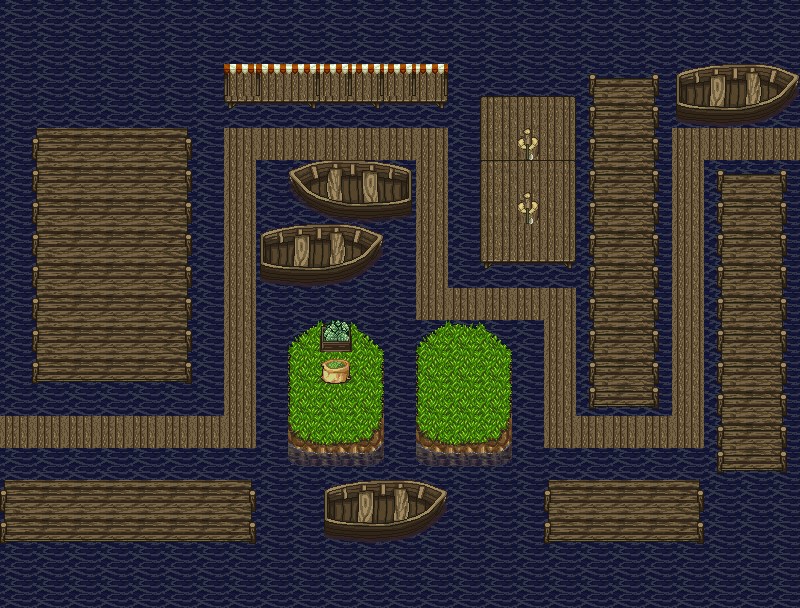

This game map was drawn from its Tiled (.tmx) file and the tilesets committed beside it. A one-line description and the trimmed map source follow:
An orthogonal 25x19 tile map with 32x32 px tiles, 3 tile layers (Tile Layer 1, Tile Layer 2, Tile Layer 3).

<map version="1.0" orientation="orthogonal" renderorder="right-down" width="25" height="19" tilewidth="32" tileheight="32">
 <tileset firstgid="1" name="tiles" tilewidth="32" tileheight="32">
  <image source="PathAndObjects.png" width="512" height="512" />
 </tileset>
 <layer name="Tile Layer 1" width="25" height="19">
  <data>[475 cells, 475 non-empty, 2 distinct tile ids]</data>
 </layer>
 <layer name="Tile Layer 2" width="25" height="19">
  <data>[475 cells, 208 non-empty, 58 distinct tile ids]</data>
 </layer>
 <layer name="Tile Layer 3" width="25" height="19">
  <data>[475 cells, 32 non-empty, 18 distinct tile ids]</data>
 </layer>
</map>
